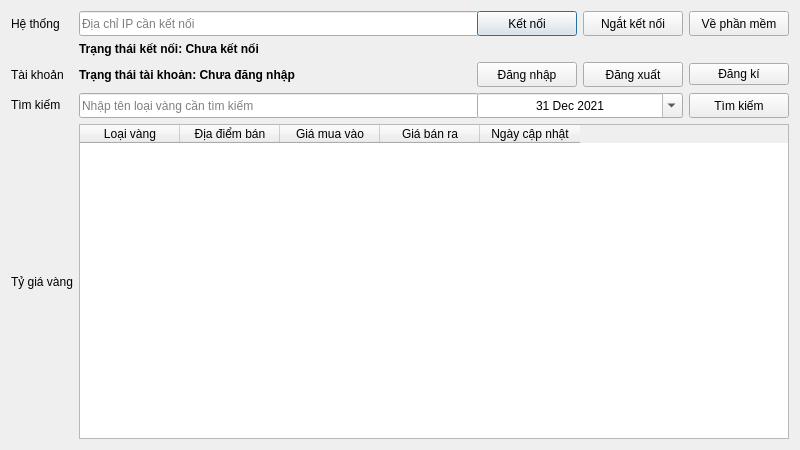
<?xml version="1.0" encoding="UTF-8"?>
<ui version="4.0">
 <class>GoldPriceCilent</class>
 <widget class="QDialog" name="GoldPriceCilent">
  <property name="geometry">
   <rect>
    <x>0</x>
    <y>0</y>
    <width>800</width>
    <height>450</height>
   </rect>
  </property>
  <property name="minimumSize">
   <size>
    <width>800</width>
    <height>450</height>
   </size>
  </property>
  <property name="maximumSize">
   <size>
    <width>16777215</width>
    <height>16777215</height>
   </size>
  </property>
  <property name="contextMenuPolicy">
   <enum>Qt::DefaultContextMenu</enum>
  </property>
  <property name="windowTitle">
   <string>Tỷ giá Vàng Việt Nam [CILENT]</string>
  </property>
  <property name="windowIcon">
   <iconset>
    <normaloff>../Icon/Icon.png</normaloff>../Icon/Icon.png</iconset>
  </property>
  <property name="whatsThis">
   <string notr="true"/>
  </property>
  <layout class="QGridLayout" name="gridLayout">
   <item row="10" column="3">
    <widget class="QPushButton" name="loginButton">
     <property name="enabled">
      <bool>true</bool>
     </property>
     <property name="sizePolicy">
      <sizepolicy hsizetype="Preferred" vsizetype="Fixed">
       <horstretch>0</horstretch>
       <verstretch>0</verstretch>
      </sizepolicy>
     </property>
     <property name="minimumSize">
      <size>
       <width>100</width>
       <height>25</height>
      </size>
     </property>
     <property name="maximumSize">
      <size>
       <width>100</width>
       <height>16777215</height>
      </size>
     </property>
     <property name="text">
      <string>Đăng nhập</string>
     </property>
     <property name="checkable">
      <bool>false</bool>
     </property>
     <property name="autoDefault">
      <bool>false</bool>
     </property>
    </widget>
   </item>
   <item row="11" column="0">
    <widget class="QLabel" name="searchLabel">
     <property name="sizePolicy">
      <sizepolicy hsizetype="Fixed" vsizetype="Fixed">
       <horstretch>0</horstretch>
       <verstretch>0</verstretch>
      </sizepolicy>
     </property>
     <property name="text">
      <string>Tìm kiếm</string>
     </property>
    </widget>
   </item>
   <item row="4" column="0">
    <widget class="QLabel" name="IPLabel">
     <property name="text">
      <string>Hệ thống</string>
     </property>
    </widget>
   </item>
   <item row="10" column="2">
    <widget class="QLabel" name="accountStatus">
     <property name="maximumSize">
      <size>
       <width>350</width>
       <height>16777215</height>
      </size>
     </property>
     <property name="font">
      <font>
       <weight>75</weight>
       <bold>true</bold>
      </font>
     </property>
     <property name="text">
      <string>Trạng thái tài khoản: Chưa đăng nhập</string>
     </property>
    </widget>
   </item>
   <item row="11" column="2">
    <widget class="QLineEdit" name="searchField">
     <property name="sizePolicy">
      <sizepolicy hsizetype="Expanding" vsizetype="Preferred">
       <horstretch>0</horstretch>
       <verstretch>0</verstretch>
      </sizepolicy>
     </property>
     <property name="minimumSize">
      <size>
       <width>400</width>
       <height>25</height>
      </size>
     </property>
     <property name="maximumSize">
      <size>
       <width>400</width>
       <height>16777215</height>
      </size>
     </property>
     <property name="text">
      <string/>
     </property>
     <property name="placeholderText">
      <string>Nhập tên loại vàng cần tìm kiếm</string>
     </property>
    </widget>
   </item>
   <item row="10" column="4">
    <widget class="QPushButton" name="logoutButton">
     <property name="minimumSize">
      <size>
       <width>100</width>
       <height>25</height>
      </size>
     </property>
     <property name="maximumSize">
      <size>
       <width>100</width>
       <height>16777215</height>
      </size>
     </property>
     <property name="text">
      <string>Đăng xuất</string>
     </property>
     <property name="autoDefault">
      <bool>false</bool>
     </property>
    </widget>
   </item>
   <item row="4" column="2">
    <widget class="QLineEdit" name="IPField">
     <property name="minimumSize">
      <size>
       <width>400</width>
       <height>25</height>
      </size>
     </property>
     <property name="maximumSize">
      <size>
       <width>400</width>
       <height>16777215</height>
      </size>
     </property>
     <property name="text">
      <string/>
     </property>
     <property name="placeholderText">
      <string>Địa chỉ IP cần kết nối</string>
     </property>
     <property name="clearButtonEnabled">
      <bool>false</bool>
     </property>
    </widget>
   </item>
   <item row="12" column="0">
    <widget class="QLabel" name="goldpriceLabel">
     <property name="enabled">
      <bool>true</bool>
     </property>
     <property name="sizePolicy">
      <sizepolicy hsizetype="Preferred" vsizetype="Preferred">
       <horstretch>0</horstretch>
       <verstretch>0</verstretch>
      </sizepolicy>
     </property>
     <property name="minimumSize">
      <size>
       <width>0</width>
       <height>0</height>
      </size>
     </property>
     <property name="maximumSize">
      <size>
       <width>16777215</width>
       <height>16777215</height>
      </size>
     </property>
     <property name="focusPolicy">
      <enum>Qt::NoFocus</enum>
     </property>
     <property name="acceptDrops">
      <bool>false</bool>
     </property>
     <property name="layoutDirection">
      <enum>Qt::LeftToRight</enum>
     </property>
     <property name="text">
      <string>Tỷ giá vàng</string>
     </property>
     <property name="textFormat">
      <enum>Qt::AutoText</enum>
     </property>
     <property name="wordWrap">
      <bool>false</bool>
     </property>
    </widget>
   </item>
   <item row="4" column="3">
    <widget class="QPushButton" name="connectButton">
     <property name="sizePolicy">
      <sizepolicy hsizetype="Minimum" vsizetype="Preferred">
       <horstretch>0</horstretch>
       <verstretch>0</verstretch>
      </sizepolicy>
     </property>
     <property name="minimumSize">
      <size>
       <width>100</width>
       <height>25</height>
      </size>
     </property>
     <property name="maximumSize">
      <size>
       <width>100</width>
       <height>16777215</height>
      </size>
     </property>
     <property name="focusPolicy">
      <enum>Qt::NoFocus</enum>
     </property>
     <property name="text">
      <string>Kết nối</string>
     </property>
     <property name="autoDefault">
      <bool>true</bool>
     </property>
     <property name="default">
      <bool>true</bool>
     </property>
    </widget>
   </item>
   <item row="10" column="0">
    <widget class="QLabel" name="accountLabel">
     <property name="text">
      <string>Tài khoản</string>
     </property>
    </widget>
   </item>
   <item row="5" column="2">
    <widget class="QLabel" name="netStatus">
     <property name="minimumSize">
      <size>
       <width>150</width>
       <height>0</height>
      </size>
     </property>
     <property name="maximumSize">
      <size>
       <width>395</width>
       <height>25</height>
      </size>
     </property>
     <property name="font">
      <font>
       <weight>75</weight>
       <bold>true</bold>
      </font>
     </property>
     <property name="text">
      <string>Trạng thái kết nối: Chưa kết nối</string>
     </property>
    </widget>
   </item>
   <item row="4" column="4">
    <widget class="QPushButton" name="disconnectButton">
     <property name="minimumSize">
      <size>
       <width>100</width>
       <height>25</height>
      </size>
     </property>
     <property name="maximumSize">
      <size>
       <width>100</width>
       <height>16777215</height>
      </size>
     </property>
     <property name="text">
      <string>Ngắt kết nối</string>
     </property>
     <property name="autoDefault">
      <bool>false</bool>
     </property>
    </widget>
   </item>
   <item row="11" column="3" colspan="2">
    <widget class="QDateEdit" name="getDateButton">
     <property name="minimumSize">
      <size>
       <width>0</width>
       <height>25</height>
      </size>
     </property>
     <property name="alignment">
      <set>Qt::AlignCenter</set>
     </property>
     <property name="dateTime">
      <datetime>
       <hour>0</hour>
       <minute>0</minute>
       <second>0</second>
       <year>2021</year>
       <month>12</month>
       <day>31</day>
      </datetime>
     </property>
     <property name="maximumDateTime">
      <datetime>
       <hour>23</hour>
       <minute>59</minute>
       <second>59</second>
       <year>2022</year>
       <month>12</month>
       <day>31</day>
      </datetime>
     </property>
     <property name="minimumDateTime">
      <datetime>
       <hour>0</hour>
       <minute>0</minute>
       <second>0</second>
       <year>2015</year>
       <month>1</month>
       <day>1</day>
      </datetime>
     </property>
     <property name="calendarPopup">
      <bool>true</bool>
     </property>
     <property name="timeSpec">
      <enum>Qt::LocalTime</enum>
     </property>
    </widget>
   </item>
   <item row="10" column="5">
    <widget class="QPushButton" name="registerButton">
     <property name="sizePolicy">
      <sizepolicy hsizetype="Minimum" vsizetype="Fixed">
       <horstretch>0</horstretch>
       <verstretch>0</verstretch>
      </sizepolicy>
     </property>
     <property name="minimumSize">
      <size>
       <width>100</width>
       <height>0</height>
      </size>
     </property>
     <property name="maximumSize">
      <size>
       <width>100</width>
       <height>16777215</height>
      </size>
     </property>
     <property name="text">
      <string>Đăng kí</string>
     </property>
     <property name="checkable">
      <bool>false</bool>
     </property>
     <property name="autoDefault">
      <bool>false</bool>
     </property>
    </widget>
   </item>
   <item row="11" column="5">
    <widget class="QPushButton" name="searchButton">
     <property name="sizePolicy">
      <sizepolicy hsizetype="Preferred" vsizetype="Preferred">
       <horstretch>0</horstretch>
       <verstretch>0</verstretch>
      </sizepolicy>
     </property>
     <property name="minimumSize">
      <size>
       <width>100</width>
       <height>0</height>
      </size>
     </property>
     <property name="maximumSize">
      <size>
       <width>100</width>
       <height>16777215</height>
      </size>
     </property>
     <property name="mouseTracking">
      <bool>false</bool>
     </property>
     <property name="tabletTracking">
      <bool>false</bool>
     </property>
     <property name="focusPolicy">
      <enum>Qt::NoFocus</enum>
     </property>
     <property name="text">
      <string>Tìm kiếm</string>
     </property>
     <property name="checkable">
      <bool>false</bool>
     </property>
     <property name="autoDefault">
      <bool>false</bool>
     </property>
    </widget>
   </item>
   <item row="4" column="5">
    <widget class="QPushButton" name="aboutButton">
     <property name="minimumSize">
      <size>
       <width>100</width>
       <height>25</height>
      </size>
     </property>
     <property name="maximumSize">
      <size>
       <width>100</width>
       <height>16777215</height>
      </size>
     </property>
     <property name="text">
      <string>Về phần mềm</string>
     </property>
     <property name="autoDefault">
      <bool>false</bool>
     </property>
    </widget>
   </item>
   <item row="12" column="2" colspan="4">
    <widget class="QTableWidget" name="dataTable">
     <property name="focusPolicy">
      <enum>Qt::NoFocus</enum>
     </property>
     <property name="autoFillBackground">
      <bool>false</bool>
     </property>
     <property name="iconSize">
      <size>
       <width>0</width>
       <height>0</height>
      </size>
     </property>
     <property name="showGrid">
      <bool>true</bool>
     </property>
     <property name="gridStyle">
      <enum>Qt::SolidLine</enum>
     </property>
     <property name="sortingEnabled">
      <bool>false</bool>
     </property>
     <property name="rowCount">
      <number>0</number>
     </property>
     <property name="columnCount">
      <number>5</number>
     </property>
     <attribute name="horizontalHeaderVisible">
      <bool>true</bool>
     </attribute>
     <attribute name="horizontalHeaderCascadingSectionResizes">
      <bool>false</bool>
     </attribute>
     <attribute name="horizontalHeaderHighlightSections">
      <bool>true</bool>
     </attribute>
     <attribute name="horizontalHeaderShowSortIndicator" stdset="0">
      <bool>true</bool>
     </attribute>
     <attribute name="horizontalHeaderStretchLastSection">
      <bool>false</bool>
     </attribute>
     <attribute name="verticalHeaderVisible">
      <bool>false</bool>
     </attribute>
     <attribute name="verticalHeaderCascadingSectionResizes">
      <bool>false</bool>
     </attribute>
     <attribute name="verticalHeaderStretchLastSection">
      <bool>false</bool>
     </attribute>
     <column>
      <property name="text">
       <string>Loại vàng</string>
      </property>
     </column>
     <column>
      <property name="text">
       <string>Địa điểm bán</string>
      </property>
     </column>
     <column>
      <property name="text">
       <string>Giá mua vào</string>
      </property>
     </column>
     <column>
      <property name="text">
       <string>Giá bán ra</string>
      </property>
     </column>
     <column>
      <property name="text">
       <string>Ngày cập nhật</string>
      </property>
     </column>
    </widget>
   </item>
  </layout>
 </widget>
 <resources/>
 <connections>
  <connection>
   <sender>IPField</sender>
   <signal>returnPressed()</signal>
   <receiver>connectButton</receiver>
   <slot>click()</slot>
   <hints>
    <hint type="sourcelabel">
     <x>438</x>
     <y>21</y>
    </hint>
    <hint type="destinationlabel">
     <x>656</x>
     <y>20</y>
    </hint>
   </hints>
  </connection>
  <connection>
   <sender>searchField</sender>
   <signal>textChanged(QString)</signal>
   <receiver>searchButton</receiver>
   <slot>click()</slot>
   <hints>
    <hint type="sourcelabel">
     <x>589</x>
     <y>49</y>
    </hint>
    <hint type="destinationlabel">
     <x>669</x>
     <y>50</y>
    </hint>
   </hints>
  </connection>
 </connections>
</ui>
